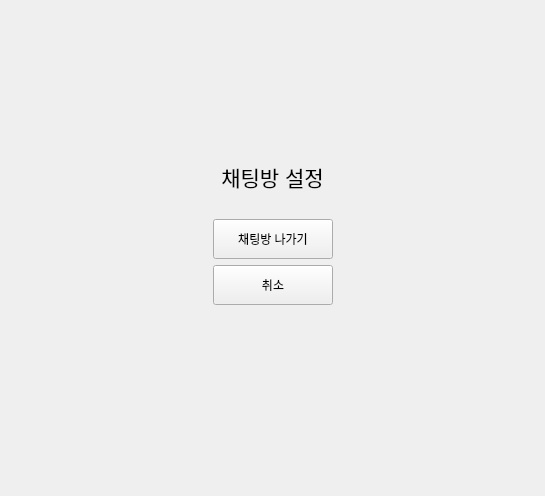
<?xml version="1.0" encoding="UTF-8"?>
<ui version="4.0">
 <class>ChatListSetting</class>
 <widget class="QWidget" name="ChatListSetting">
  <property name="geometry">
   <rect>
    <x>0</x>
    <y>0</y>
    <width>545</width>
    <height>496</height>
   </rect>
  </property>
  <property name="windowTitle">
   <string>Form</string>
  </property>
  <layout class="QVBoxLayout" name="verticalLayout_3">
   <item>
    <spacer name="verticalSpacer">
     <property name="orientation">
      <enum>Qt::Orientation::Vertical</enum>
     </property>
     <property name="sizeHint" stdset="0">
      <size>
       <width>20</width>
       <height>150</height>
      </size>
     </property>
    </spacer>
   </item>
   <item>
    <layout class="QVBoxLayout" name="verticalLayout_2">
     <item>
      <widget class="QLabel" name="chatlistsettingLabel">
       <property name="text">
        <string>&lt;html&gt;&lt;head/&gt;&lt;body&gt;&lt;p align=&quot;center&quot;&gt;&lt;span style=&quot; font-size:16pt;&quot;&gt;채팅방 설정&lt;/span&gt;&lt;/p&gt;&lt;/body&gt;&lt;/html&gt;</string>
       </property>
      </widget>
     </item>
    </layout>
   </item>
   <item>
    <spacer name="verticalSpacer_3">
     <property name="orientation">
      <enum>Qt::Orientation::Vertical</enum>
     </property>
     <property name="sizeHint" stdset="0">
      <size>
       <width>20</width>
       <height>20</height>
      </size>
     </property>
    </spacer>
   </item>
   <item>
    <layout class="QHBoxLayout" name="horizontalLayout">
     <item>
      <spacer name="horizontalSpacer">
       <property name="orientation">
        <enum>Qt::Orientation::Horizontal</enum>
       </property>
       <property name="sizeHint" stdset="0">
        <size>
         <width>40</width>
         <height>20</height>
        </size>
       </property>
      </spacer>
     </item>
     <item>
      <layout class="QVBoxLayout" name="verticalLayout">
       <item>
        <widget class="QPushButton" name="leaveBtn">
         <property name="minimumSize">
          <size>
           <width>120</width>
           <height>40</height>
          </size>
         </property>
         <property name="text">
          <string>채팅방 나가기</string>
         </property>
        </widget>
       </item>
       <item>
        <widget class="QPushButton" name="cancelBtn">
         <property name="minimumSize">
          <size>
           <width>120</width>
           <height>40</height>
          </size>
         </property>
         <property name="text">
          <string>취소</string>
         </property>
        </widget>
       </item>
      </layout>
     </item>
     <item>
      <spacer name="horizontalSpacer_2">
       <property name="orientation">
        <enum>Qt::Orientation::Horizontal</enum>
       </property>
       <property name="sizeHint" stdset="0">
        <size>
         <width>40</width>
         <height>20</height>
        </size>
       </property>
      </spacer>
     </item>
    </layout>
   </item>
   <item>
    <spacer name="verticalSpacer_2">
     <property name="orientation">
      <enum>Qt::Orientation::Vertical</enum>
     </property>
     <property name="sizeHint" stdset="0">
      <size>
       <width>20</width>
       <height>180</height>
      </size>
     </property>
    </spacer>
   </item>
  </layout>
 </widget>
 <resources/>
 <connections/>
</ui>
